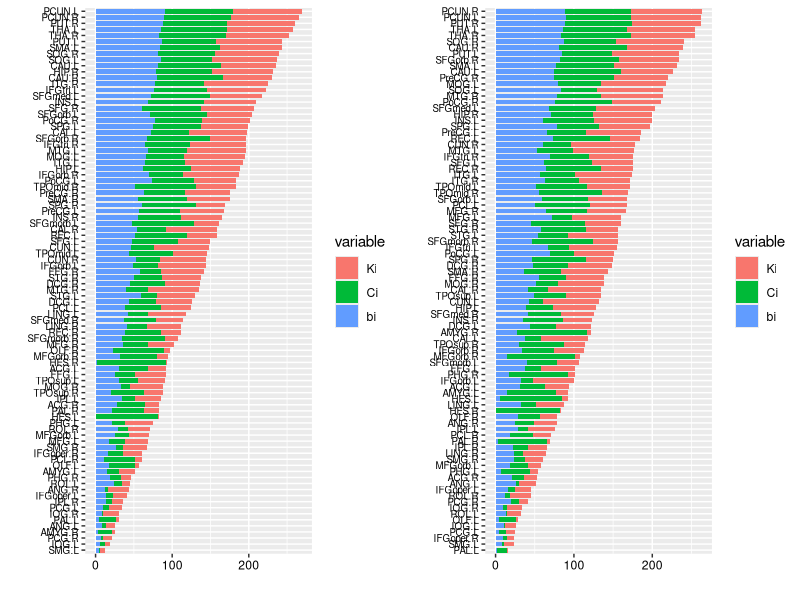

Source code (R):
library(ggplot2)
library(reshape)
library(gridExtra)

mydata_origin <- read.table(file = 'hubs_control.csv',sep = ',',header = T)
mydata <- mydata_origin[,1:4]
mydata$r_order <- factor(x = c(90:1),labels = mydata$node[order(c(1:90),decreasing = T)])

md <- melt(mydata,id = c('node','r_order'))

barplot_1 <-  ggplot(data=md,aes(x = r_order,y = value,fill = variable))
# cols <- c("cc" = "#808080","deg" = "#22DDDD","bc" = "#0909F7")

barplot_1 <- barplot_1 + geom_bar(stat = 'identity',width = 0.8)+ 
  coord_flip()+ xlab(' ') + ylab(' ')  + theme(axis.text.y = element_text(size=7)) + 
  theme(axis.text = element_text(colour = '#000000'))

mydata_origin <- read.table(file = 'hubs_occult.csv',sep = ',',header = T)
mydata <- mydata_origin[,1:4]
mydata$r_order <- factor(x = c(90:1),labels = mydata$node[order(c(1:90),decreasing = T)])

md <- melt(mydata,id = c('node','r_order'))

barplot_2 <-  ggplot(data=md,aes(x = r_order,y = value,fill = variable))
# cols <- c("cc" = "#808080","deg" = "#22DDDD","bc" = "#0909F7")

barplot_2 <- barplot_2 + geom_bar(stat = 'identity',width = 0.8)+ 
  coord_flip()+ xlab(' ') + ylab(' ')  + theme(axis.text.y = element_text(size=7)) + 
  theme(axis.text = element_text(colour = '#000000'))

grid.arrange(barplot_1,barplot_2,nrow = 1)

# barplot_1 <- barplot_1 + geom_bar(stat='identity',aes(fill = factor(color)),width = 0.8) + coord_flip()+scale_fill_manual(values = cols,
# breaks = c("0","1","2")) + xlab(' ') + ylab(' ') + ylim(0,6) + theme(axis.text.y = element_text(size=12))+theme(axis.text = element_text(colour = '#000000'))
# 
# 
# 
# barplot_2 <-  ggplot(data=data_occult,aes(x = order,y = value))
# 
# barplot_2 <- barplot_2 + geom_bar(stat='identity',aes(fill = factor(color)),width = 0.8) + coord_flip()+scale_fill_manual(values = cols,
# breaks = c("0","1","3")) + xlab(' ') + ylab(' ') + ylim(0,6) + theme(axis.text.y = element_text(size=12))+theme(axis.text = element_text(colour = '#000000'))
